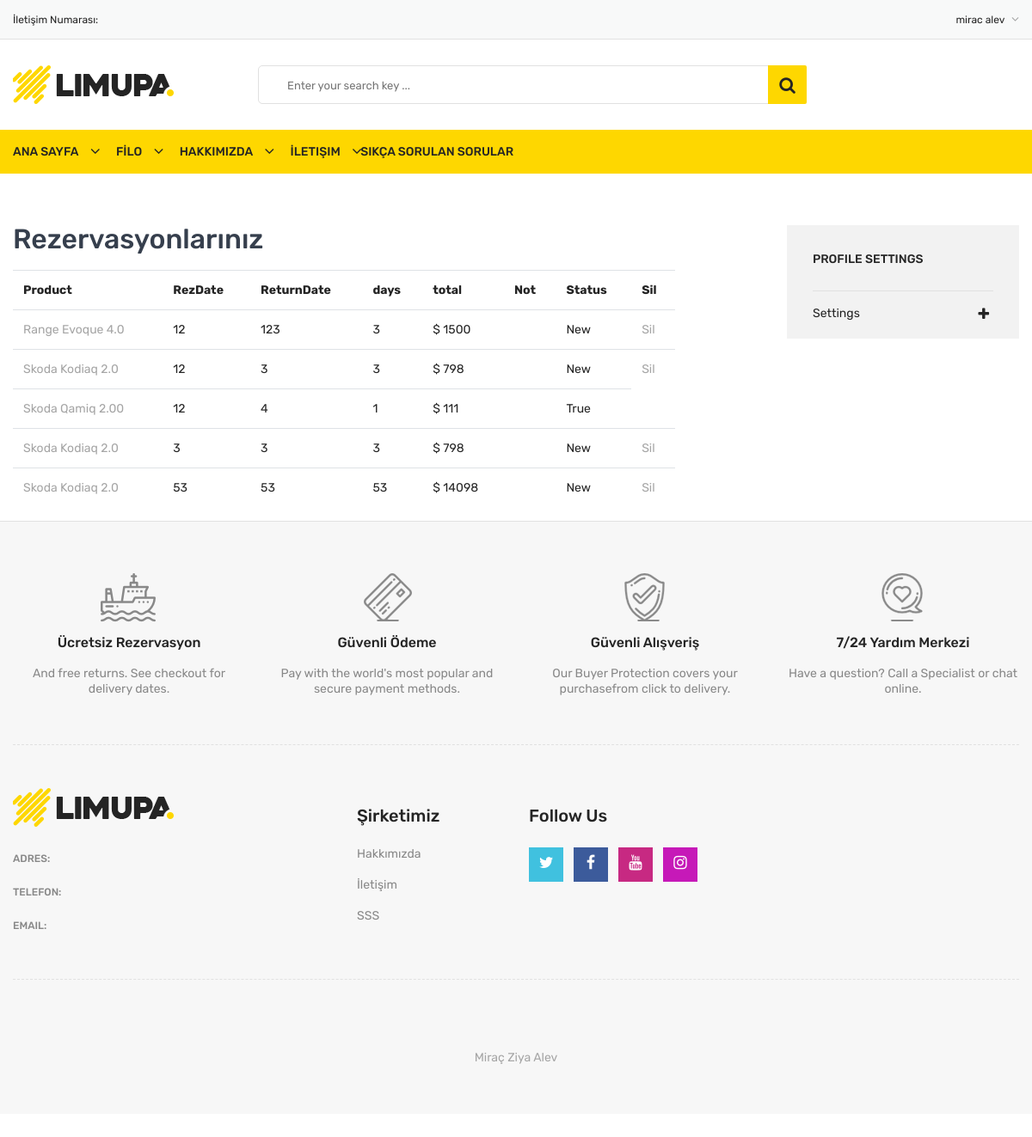
Page /user/reservations/ (signed in) on the committed database.
### reservation/models.py (models this page shows, shortened)
class Reservation(models.Model):
    STATUS = (
        ('New', 'Yeni'),
        ('True', 'Evet'),
        ('False', 'Hayır'),
    )
    rezplace = (
        ('İstanbul"', 'İstanbul'),
        ('Ankara', 'Ankara'),
        ('İzmir', 'İzmir'),
    )
    returnplace = (
        ('İstanbul"', 'İstanbul'),
        ('Ankara', 'Ankara'),
        ('İzmir', 'İzmir'),
    )
    product = models.ForeignKey(Product, on_delete=models.CASCADE)
    user = models.ForeignKey(User, on_delete=models.CASCADE)
    rezdate = models.CharField(max_length=50)
    reztime = models.CharField(max_length=200)
    returndate = models.CharField(max_length=50)
    returntime = models.CharField(max_length=200)
    days = models.IntegerField(blank=True)
    status = models.CharField(max_length=10, choices=STATUS, default='New')
    ip = models.CharField(blank=True, max_length=20)
    note = models.CharField(blank=True, max_length=100)
    create_at = models.DateTimeField(auto_now_add=True)
    update_at = models.DateTimeField(auto_now=True)

### product/models.py (models this page shows, shortened)
class Product(models.Model):
    STATUS = (
            ('True', 'Evet'),
            ('False', 'Hayır'),
        )
    GEAR = (
        ('Automatic', 'Otomatik'),
        ('Manuel', 'Manuel'),
    )
    category = models.ForeignKey(Category, on_delete=models.CASCADE)
    title = models.CharField(max_length=150)
    description = models.CharField(max_length=255)
    keywords = models.CharField(max_length=255)
    image = models.ImageField(blank=True, upload_to='images/')
    status = models.CharField(max_length=10, choices=STATUS)
    price = models.FloatField(blank=True)
    gear = models.CharField(max_length=10, choices=GEAR)
    modelyear = models.CharField(max_length=30)
    type = models.CharField(max_length=30)
    number_of_seats = models.IntegerField(blank=True)
    engine = models.FloatField(blank=True)
    amount = models.IntegerField(blank=True)
    detail = RichTextUploadingField(blank=True)
    slug = models.SlugField(null=False, unique=True)
    create_at = models.DateTimeField(auto_now_add=True)
    update_at = models.DateTimeField(auto_now=True)
    def image_tag(self):
        return mark_safe('<img src="{}" height="50"/>'.format(self.image.url))
    image_tag.short_description = 'Image'

### user/views.py (the view)
# urls.py: django.urls.path('reservations/', views.reservations, name='reservations'),
@login_required(login_url='/login')
def reservations(request):
    category = Category.objects.all()
    current_user = request.user
    reservations = Reservation.objects.filter(user_id=current_user.id)
    context = {
        'category' : category,
        'reservations' : reservations,
    }
    return render(request, 'user_reservations.html', context)

### user/templates/user_reservations.html (shortened to what this page needs)
{% extends "homebase.html" %}
{% load static %}
{% block content %}
            <div class="contact-main-page mt-60 mb-40 mb-md-40 mb-sm-40 mb-xs-40">
                <div class="container">
                    <div class="row">
                        <div class="col-lg-3 offset-lg-1 col-md-80 order-1 order-lg-2">
                            <div class="contact-page-side-content">
                                {% include "user_panel.html" %}
                            </div>
                            <br>
                        </div>
                        <div class="col-lg-8 col-md-13 order-2 order-lg-1">
                            <div class="contact-form-content pt-sm-55 pt-xs-55">
                                <h3 class="contact-page-title">Rezervasyonlarınız</h3>
                                <table class="shopping-cart-table table">
                                <tr>
                                    <th class="text-left"> Product</th>
                                    <th class="text-left"> RezDate</th>
                                    <th class="text-left"> ReturnDate</th>
                                    <th class="text-left"> days</th>
                                    <th class="text-left"> total</th>
                                    <th class="text-left"> Not</th>
                                    <th class="text-left"> Status</th>
                                    <th class="text-left"> Sil</th>
                                </tr>
                                {% for rs in reservations %}
                                    <tr>
                                    <td class="text-left">
                                        <a href="/product/{{ rs.product_id }}/{{ rs.product.slug }}">{{ rs.product.title }} </a>
                                        </td>
                                    <td class="text-left"> {{ rs.rezdate }}</td>
                                    <td class="text-left"> {{ rs.returndate }}</td>
                                    <td class="text-left"> {{ rs.days }}</td>
                                    <td class="text-left"> $  </td>
                                    <td class="text-left"> {{ rs.note }}</td>
                                    <td class="text-left"> {{ rs.status }}</td>
                                    {% if rs.status == 'New' %}
                                    <td class="text-left"><a class="primary-btn" href="/user/deletereservations/{{ rs.id }}" onclick="return confirm('Rezervasyon talebiniz silinecek. Emin misiniz?')"> Sil </a> </td>
                                    {% endif %}
                                    </tr>
                                {% endfor %}
                                </table>
                            </div>
                    </div>
                </div>
            </div>
{% endblock %}

### home/templates/header.html (shortened to what this page needs)
{% load static %}
            <header>
                <div class="header-top">
                    <div class="container">
                        <div class="row">
                            <div class="col-lg-3 col-md-4">
                                <div class="header-top-left">
                                    <ul class="phone-wrap">
                                        <li><span>İletişim Numarası:</span><a href="#">{{setting.phone}}</a></li>
                                    </ul>
                                </div>
                            </div>
                            <div class="col-lg-9 col-md-8">
                                <div class="header-top-right">
                                    <ul class="ht-menu">
                                        <li>
                                            <div class="ht-setting-trigger">
                                                <span>
                                                    {% if user.id is not None %}
                                                    {{ user.first_name }} {{ user.last_name }}
                                                    {% else %}
                                                    Settings
                                                    {% endif %}
                                                </span>
                                            </div>
                                        </li>
                                    </ul>
                                </div>
                            </div>
                        </div>
                    </div>
                </div>
                <div class="header-middle pl-sm-0 pr-sm-0 pl-xs-0 pr-xs-0">
                    <div class="container">
                        <div class="row">
                            <div class="col-lg-3">
                                <div class="logo pb-sm-30 pb-xs-30">
                                    <a href="index.html">
                                        <img src="{% static 'images/menu/logo/1.jpg' %}" alt="">
                                    </a>
                                </div>
                            </div>
                            <div class="col-lg-9 pl-0 ml-sm-15 ml-xs-15">
                                <form action="/search/" method="post" class="hm-searchbox">
                                    <input name="query" type="text" placeholder="Enter your search key ...">
                                    <button class="li-btn" type="submit"><i class="fa fa-search"></i></button>
                                </form>
                            </div>
                        </div>
                    </div>
                </div>
                <div class="header-bottom header-sticky d-none d-lg-block d-xl-block">
                    <div class="container">
                        <div class="row">
                            <div class="col-lg-12">
                                <div class="hb-menu">
                                    <nav>
                                        <ul>
                                            <li class=""><a href="/home/">Ana Sayfa</a>
                                            </li>
                                            <li class="dropdown-holder"><a href="/home/">FİLO</a>
                                                    {% load mptt_tags %}
                                            </li>
                                            <li><a href="/hakkimizda/">Hakkımızda</a></li>
                                            <li><a href="/iletisim/">İletişim  </a></li>
                                            <li><a href="/sss/">  Sıkça Sorulan Sorular</a></li>
                                    </nav>
                                </div>
                            </div>
                        </div>
                    </div>
                </div>
            </header>

### home/static/css/responsive.css (style rules this page uses)
@media (min-width: 1200px) and (max-width: 1500px) { .container { max-width: 1170px; padding-left: 0; padding-right: 0; } }

### rows in the picture
Reservation: product "Range Evoque 4.0", rezdate "12", returndate "123", days "3", status "New"
Reservation: product "Skoda Kodiaq 2.0", rezdate "12", returndate "3", days "3", status "New"
Reservation: product "Skoda Qamiq 2.00", rezdate "12", returndate "4", days "1", status "True"
Reservation: product "Skoda Kodiaq 2.0", rezdate "3", returndate "3", days "3", status "New"
Reservation: product "Skoda Kodiaq 2.0", rezdate "53", returndate "53", days "53", status "New"

### other values in the picture
{{ user.first_name }} "mirac"
{{ user.last_name }} "alev"
